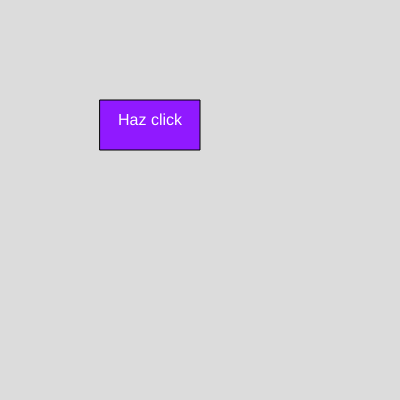
Frame 1 (no input)
Frame 60 (no input): identical to frame 1, image omitted
Frame 120 (the mouse pressed at the canvas centre since frame 60): identical to frame 1, image omitted

The p5.js sketch that drew this single still picture (run headless with seeded random() and noise() and a simulated clock; from frame 60 on, the mouse is pressed at the canvas centre):

// p5.js sketch
// ── sketch.js
class Figura {
  constructor(x, y, alto, ancho) {
    this.posicion = createVector(x, y);
    this.alto = alto;
    this.ancho = ancho;
    this.fillred = 144;
    this.fillgreen = 25;
    this.fillblue = 255;
  }
}

class FiguraInteractiva extends Figura {
  interactuar() {
    // Método para interactuar con el mouse de diferentes maneras
  }
}

// Clase Hijo (FiguraInteractiva)
class Boton extends FiguraInteractiva {
  constructor(x, y, alto, ancho, texto, accion) {
    super(x, y, alto, ancho);
    this.texto = texto;
    this.accion = accion;
  }
  
  draw() {
    fill(this.fillred, this.fillgreen, this.fillblue);
    rect(this.posicion.x, this.posicion.y, this.ancho, this.alto);
    textSize(16);
    fill(255);
    textAlign(CENTER);
    text(this.texto, this.posicion.x + this.ancho / 2, this.posicion.y + this.alto / 2);
  }

  interactuar() {
    if (mouseX >= this.posicion.x && mouseX <= this.posicion.x + this.ancho &&
        mouseY >= this.posicion.y && mouseY <= this.posicion.y + this.alto) {
      this.accion();
      this.mover();
    }
  }

  mover() {
    this.posicion.x = random(width - this.ancho);
    this.posicion.y = random(height - this.alto);
  }
  
  deshabilitar() {
    this.accion = function() {
      console.log("El tiempo se ha acabado.");
    };
    this.fillred = 100;
    this.fillgreen = 100;
    this.fillblue = 100;
  }
}

let rectangulo = null; // inicializar la variable con un valor nulo
const tiempoLimite = 10000; // tiempo en milisegundos para terminar el juego

function setup() {
  createCanvas(400, 400);
  rectangulo = new Boton(100, 100, 50, 100, "Haz click", function() { console.log("¡Haz hecho click!"); });
  
  setTimeout(function() {
    rectangulo.deshabilitar();
  }, tiempoLimite);
}

function draw() {
  background(220);
  if (rectangulo) {
    rectangulo.draw();
  }
}

function mousePressed() {
  if (rectangulo) {
    rectangulo.interactuar();
  }
}
